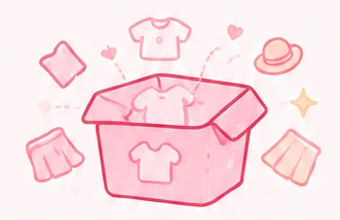
#> input picture work/theme/gift_raw.png, 340 x 220 px
$ python cut.py gift_raw.png empty_calendar.png 1.0
#> lines starting #> are read from the running program, lines starting #| are printed output that depends on the picture; after the words box and inside, x2 and y2 are one past the last pixel; in counts of white or black regions, pixels touching at a corner belong together
import sys, numpy as np
from PIL import Image
from scipy import ndimage
def cut(src, dst, T=14, soft=30, scale=1):
#> called with src = 'gift_raw.png', dst = 'empty_calendar.png', T = 1, soft = 30, scale = 1
    im=np.asarray(Image.open(src).convert('RGB')).astype(float)
    h,w,_=im.shape
#> h = 220; w = 340
    border=np.concatenate([im[0],im[-1],im[:,0],im[:,-1]])
#> border = 1120 rows, first 8: [254, 245, 246], [254, 245, 246], [254, 245, 246], [254, 245, 246], [254, 245, 246], [254, 245, 246], [254, 245, 246], [254, 245, 246]
    bg=np.median(border,axis=0)
#> bg = [254, 245, 246]
    # per-pixel bg estimate: blend along y between top and bottom rows median
    top=np.median(im[:3].reshape(-1,3),0); bot=np.median(im[-3:].reshape(-1,3),0)
#> after `top = np.median(im[:3].reshape(-1, 3), 0)`: top = [254, 245, 246]
#> after `bot = np.median(im[-3:].reshape(-1, 3), 0)`: bot = [254, 246, 246]
    t=np.linspace(0,1,h)[:,None,None]
#> t = 220 values from 0 to 1
    bgimg=top*(1-t)+bot*t
#> bgimg = 220 rows, first 8: [254, 245, 246], [254, 245, 246], [254, 245, 246], [254, 245, 246], [254, 245, 246], [254, 245, 246], [254, 245, 246], [254, 245, 246]
    d=np.sqrt(((im-bgimg)**2).sum(-1))
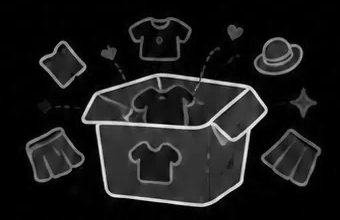
#> d: shape (220, 340) float64; min 0, max 281, mean 29.5; drawn with min black and max white
    cand=d<T
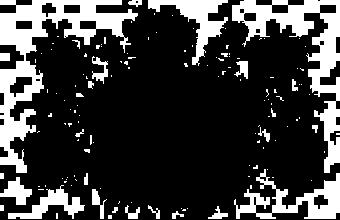
#> cand: shape (220, 340) bool; 23.3% white; 136 white regions (108 under 20 px), largest, box (x1, y1, x2, y2) and area: (0, 0, 138, 173) 6099, (232, 0, 340, 173) 4568, (234, 169, 340, 219) 2030
    lab,n=ndimage.label(cand)
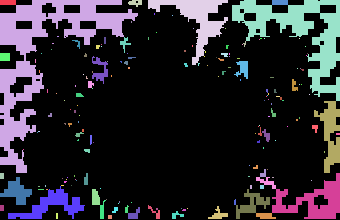
#> lab: shape (220, 340) int32; 179 distinct labels, from 0 to 178; one colour per label, 0 black
#> n = 178
    edge=set(np.unique(np.concatenate([lab[0],lab[-1],lab[:,0],lab[:,-1]])))-{0}
#> edge = 13 items
    sizes=ndimage.sum(cand,lab,range(1,n+1))
#> sizes = 178 values, max 5955 at index 1, min 1 at index 7, mean 97.96
    big={i+1 for i,v in enumerate(sizes) if v>1500}
#> big = 3 items
    bgmask=np.isin(lab,list(edge|big))
#> bgmask: shape (220, 340) bool; 19% white; 10 white regions (1 under 20 px), largest, box (x1, y1, x2, y2) and area: (0, 0, 138, 173) 6035, (232, 0, 340, 173) 4556, (148, 0, 228, 65) 1557
    # soft alpha: distance-based near bg region
    alpha=np.clip((d-T*0.5)/soft,0,1)
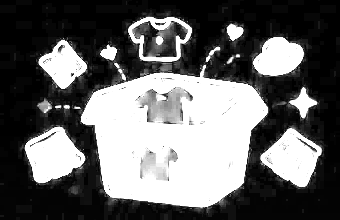
#> alpha: shape (220, 340) float64; min 0, max 1, mean 0.4
    near=ndimage.binary_dilation(bgmask,iterations=3)
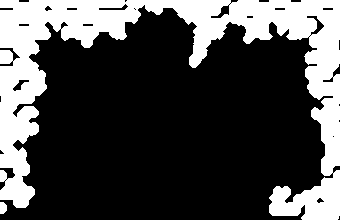
#> near: shape (220, 340) bool; 28.9% white; 2 white regions, box (x1, y1, x2, y2) and area: (0, 0, 340, 220) 21509, (0, 202, 7, 214) 72
    a=np.where(bgmask,0,np.where(near,np.maximum(alpha,0),1.0))
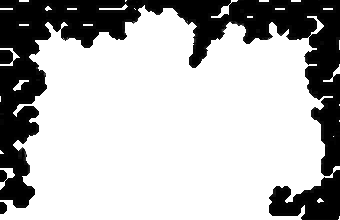
#> a: shape (220, 340) float64; min 0, max 1, mean 0.715
    # unpremultiply-ish: recover color against bg for semi-transparent pixels
    aa=np.clip(a,1e-3,1)[...,None]
    col=np.clip((im-bgimg*(1-aa))/aa,0,255)
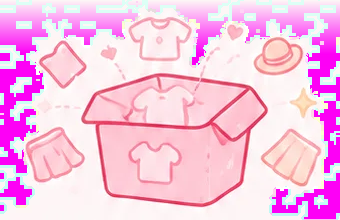
#> col: shape (220, 340, 3) float64; mean R, G, B 248.4, 194.3, 227.8
    col=np.where(a[...,None]>0.99,im,col)
    out=np.dstack([col,a*255]).astype(np.uint8)
    o=Image.fromarray(out,'RGBA')
    bb=o.getbbox(); o=o.crop(bb)
#> after `bb = o.getbbox()`: bb = (0, 0, 340, 220)
    if scale!=1: o=o.resize((int(o.width*scale),int(o.height*scale)),Image.LANCZOS)
    o.save(dst); print(dst,o.size,bg)
#| empty_calendar.png (340, 220) [254. 245. 246.]
cut(sys.argv[1],sys.argv[2],float(sys.argv[3]) if len(sys.argv)>3 else 14)

$ run again, on work/theme/empty_clothes.png
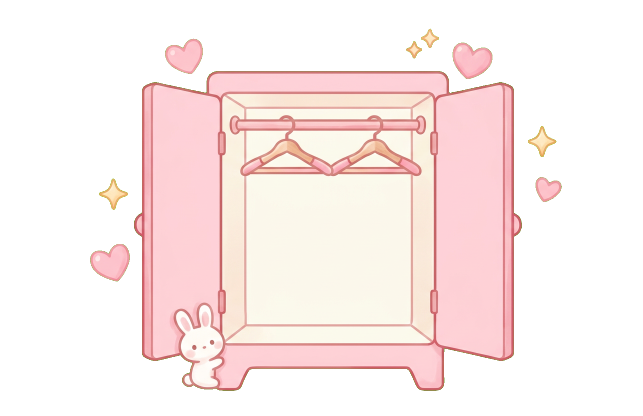
#> input picture work/theme/empty_clothes.png, 1286 x 832 px (shown at 1/2 size)
#> bg = [0, 0, 0]
#> bgimg = 832 rows, first 8: [0, 0, 0], [0, 0, 0], [0, 0, 0], [0, 0, 0], [0, 0, 0], [0, 0, 0], [0, 0, 0], [0, 0, 0]
#> in cut, `cand=d<T`:
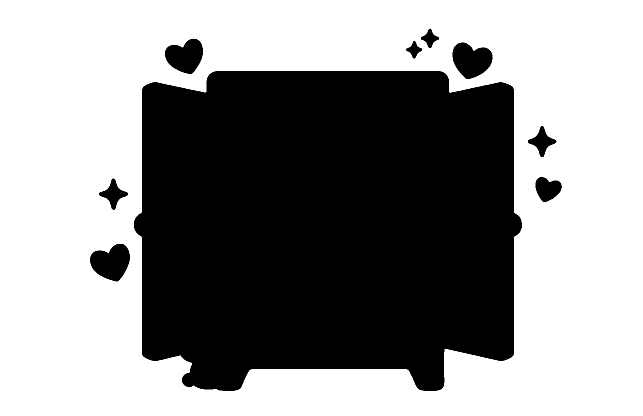
#> cand: shape (832, 1286) bool (shown at 1/2 size); 57.4% white; 9 black regions, largest, box (x1, y1, x2, y2) and area: (268, 142, 1044, 782) 437899, (180, 488, 260, 563) 4174, (905, 85, 985, 158) 4132
#> n = 1
#> edge = 1 item
#> sizes = [614118]
#> big = 1 item
#> near: shape (832, 1286) bool; 58.5% white; 9 black regions, largest, box (x1, y1, x2, y2) and area: (271, 145, 1041, 779) 429524, (183, 491, 257, 560) 3519, (908, 88, 982, 155) 3493
#> in cut, out is the input picture: shape (832, 1286, 4); mean R, G, B, A 105, 90.2, 88.5, 108.6
#> bb = (180, 57, 1124, 782)
#> in cut, `o = o.crop(bb)`:
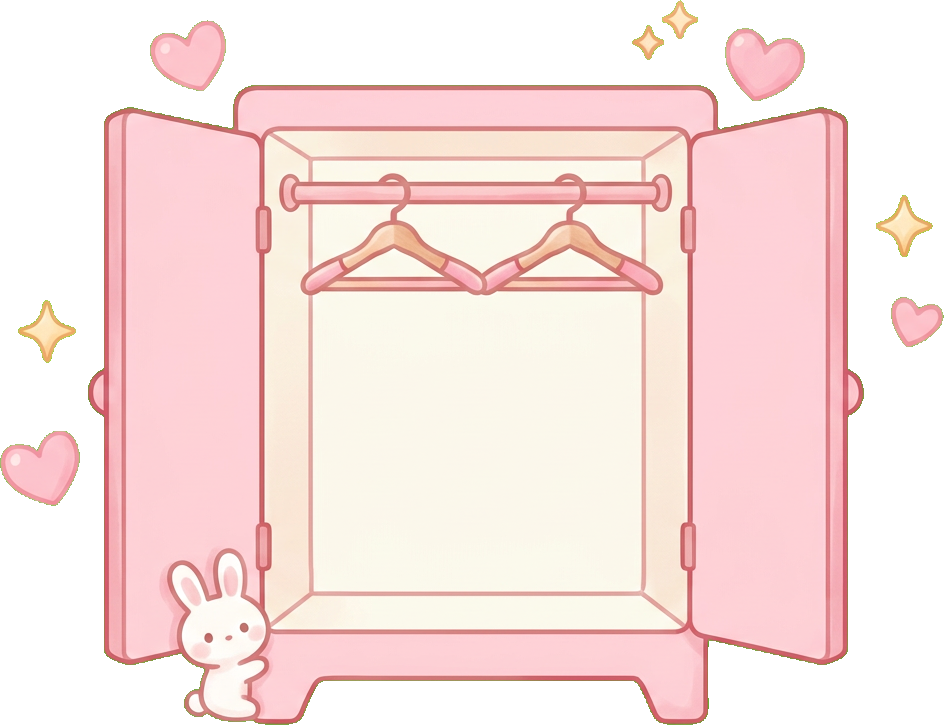
#> o: PIL image 944x725 RGBA; mean R, G, B, A 164.1, 141, 138.4, 169.8; transparent parts drawn white
#| empty_clothes.png (944, 725) [0. 0. 0.]

$ run again, on work/theme/empty_material.png
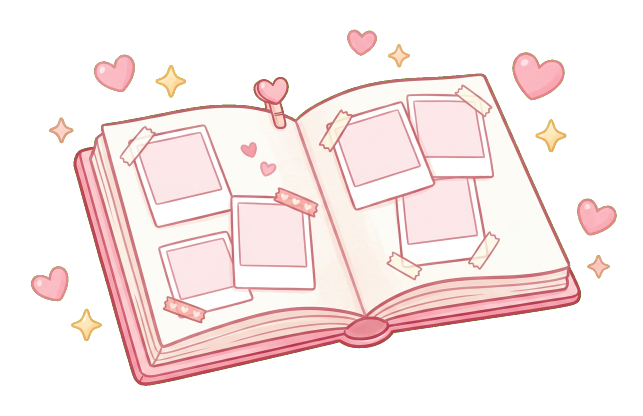
#> input picture work/theme/empty_material.png, 1286 x 832 px (shown at 1/2 size)
#> bg = [0, 0, 0]
#> bgimg = 832 rows, first 8: [0, 0, 0], [0, 0, 0], [0, 0, 0], [0, 0, 0], [0, 0, 0], [0, 0, 0], [0, 0, 0], [0, 0, 0]
#> in cut, `cand=d<T`:
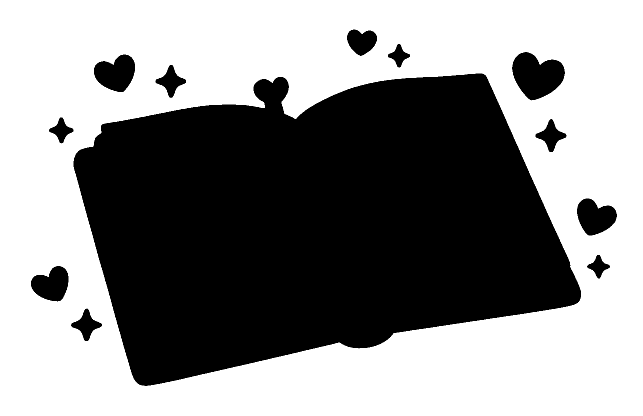
#> cand: shape (832, 1286) bool (shown at 1/2 size); 55.4% white; 12 black regions, largest, box (x1, y1, x2, y2) and area: (147, 147, 1162, 772) 447673, (1024, 104, 1130, 201) 6929, (188, 109, 270, 184) 4333
#> n = 1
#> edge = 1 item
#> sizes = [592844]
#> big = 1 item
#> near: shape (832, 1286) bool; 56.7% white; 12 black regions, largest, box (x1, y1, x2, y2) and area: (150, 150, 1159, 769) 439317, (1027, 107, 1127, 198) 6085, (191, 112, 267, 181) 3660
#> in cut, out is the input picture: shape (832, 1286, 4); mean R, G, B, A 107.9, 94.2, 93.4, 113.7
#> bb = (62, 59, 1234, 772)
#> in cut, `o = o.crop(bb)`:
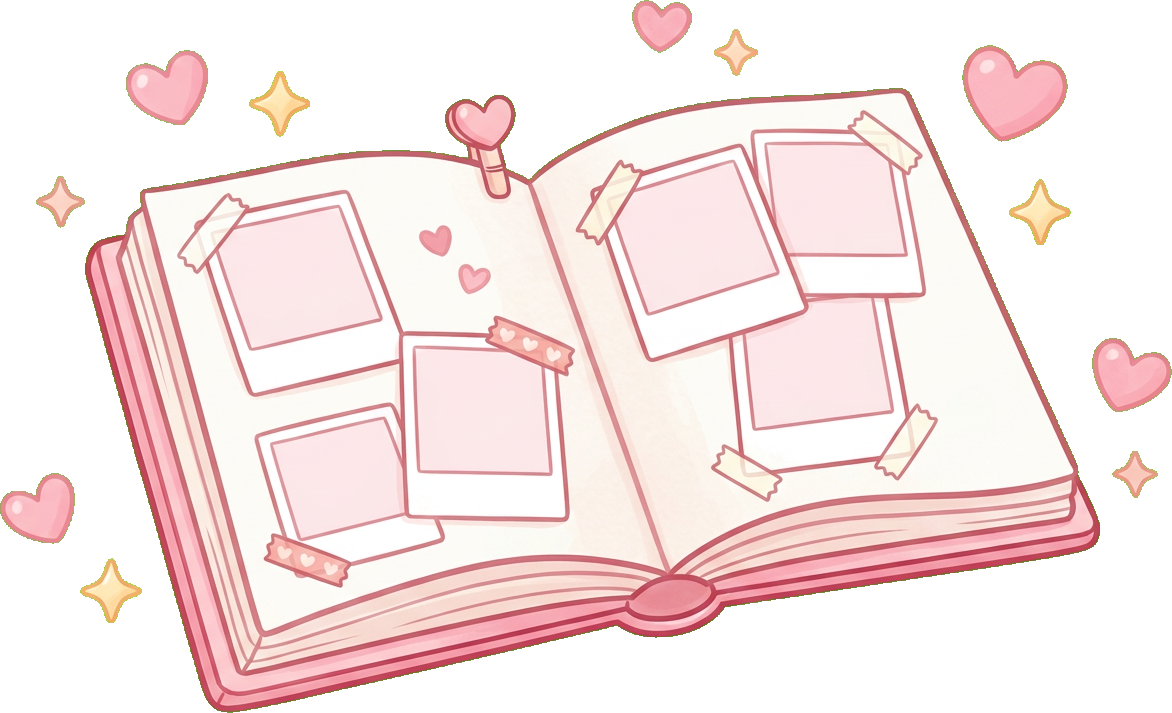
#> o: PIL image 1172x713 RGBA; mean R, G, B, A 138.2, 120.7, 119.6, 145.6; transparent parts drawn white
#| empty_material.png (1172, 713) [0. 0. 0.]

$ run again, on work/theme/empty_search.png
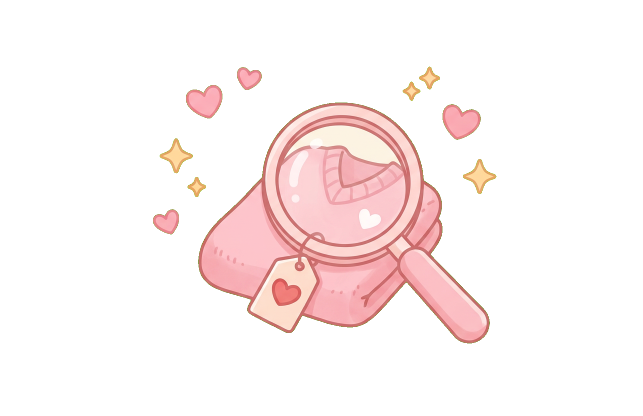
#> input picture work/theme/empty_search.png, 1286 x 832 px (shown at 1/2 size)
#> bg = [0, 0, 0]
#> bgimg = 832 rows, first 8: [0, 0, 0], [0, 0, 0], [0, 0, 0], [0, 0, 0], [0, 0, 0], [0, 0, 0], [0, 0, 0], [0, 0, 0]
#> cand: shape (832, 1286) bool; 82.9% white; 10 black regions, largest, box (x1, y1, x2, y2) and area: (396, 205, 980, 687) 166334, (885, 208, 962, 280) 3817, (372, 170, 445, 237) 3485
#> n = 1
#> edge = 1 item
#> sizes = [886688]
#> big = 1 item
#> near: shape (832, 1286) bool; 83.7% white; 10 black regions, largest, box (x1, y1, x2, y2) and area: (399, 208, 977, 684) 161548, (888, 211, 959, 277) 3205, (375, 173, 442, 234) 2896
#> in cut, out is the input picture: shape (832, 1286, 4); mean R, G, B, A 41.1, 31, 30.5, 43.7
#> bb = (306, 133, 993, 687)
#> in cut, `o = o.crop(bb)`:
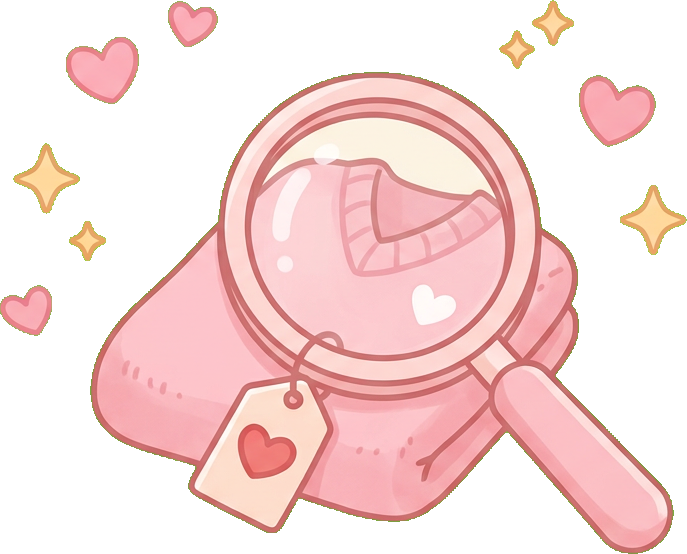
#> o: PIL image 687x554 RGBA; mean R, G, B, A 115.4, 87.2, 85.8, 122.8; transparent parts drawn white
#| empty_search.png (687, 554) [0. 0. 0.]
